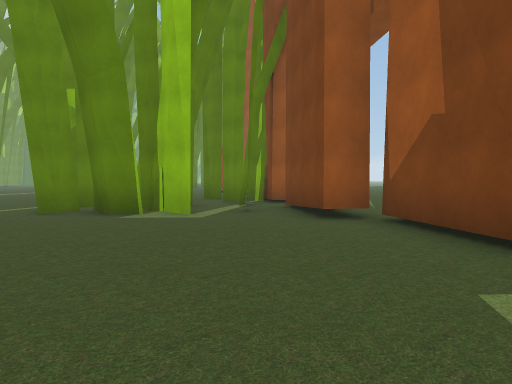
[1] (above)

24 first-person views from a walk through a 3-D level made in the Unity game engine. The camera is 1.3 m above the floor, tilts 2° down and sees 70° across. The floor is counted in squares, 2 m on a side. Each view is taken from the middle of a square. On the plan, view 1 faces up. The plan holds only what a view shows up to about 11 squares ahead; the rest is blank. The place goes on beyond the plan. The player is left out. Some surface patterns are stand-ins.

[2]
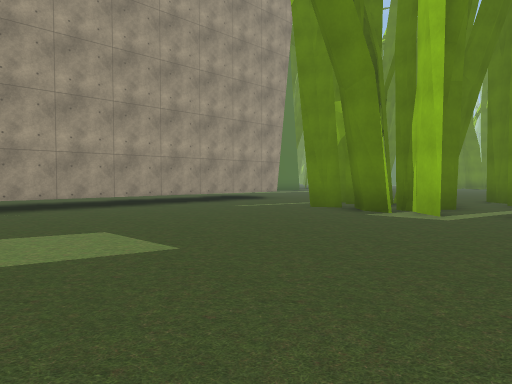

[3]
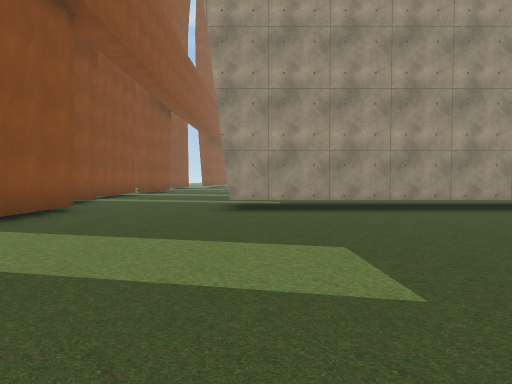

[4]
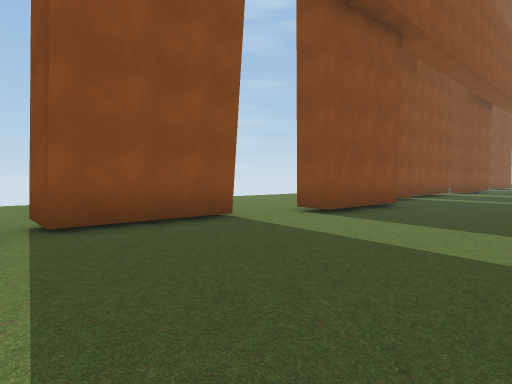

[5]
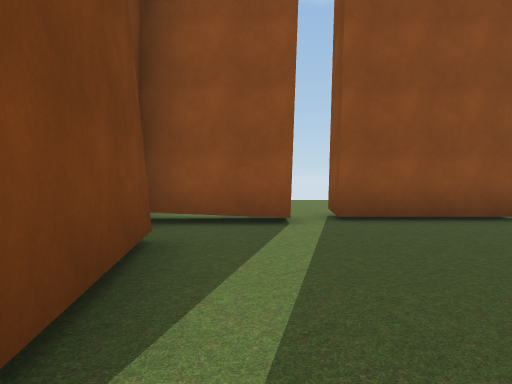

[6]
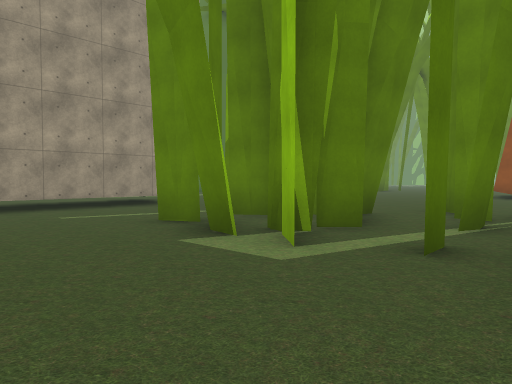

[7]
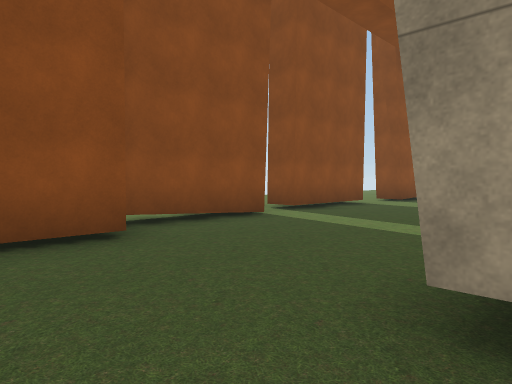

[8]
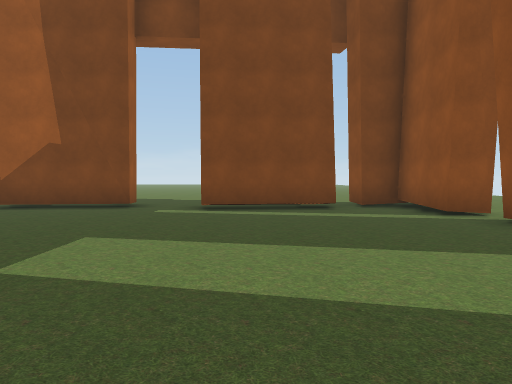

[9]
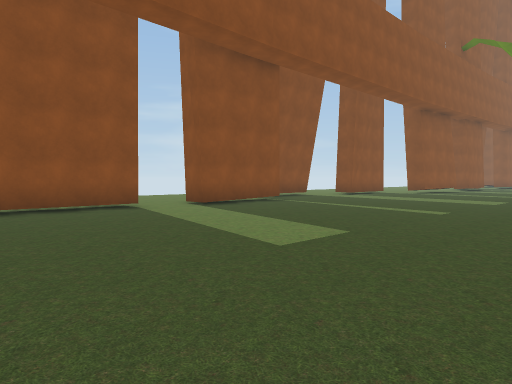

[10]
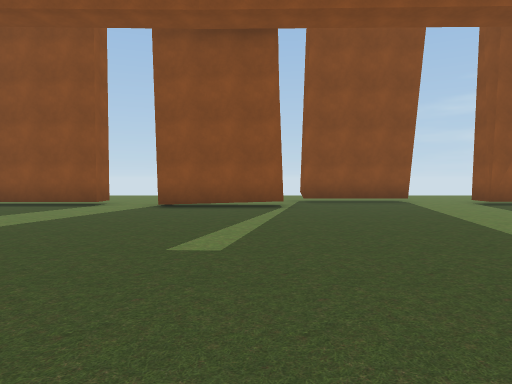

[11]
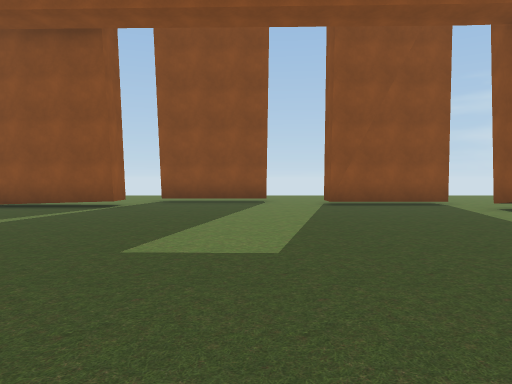

[12]
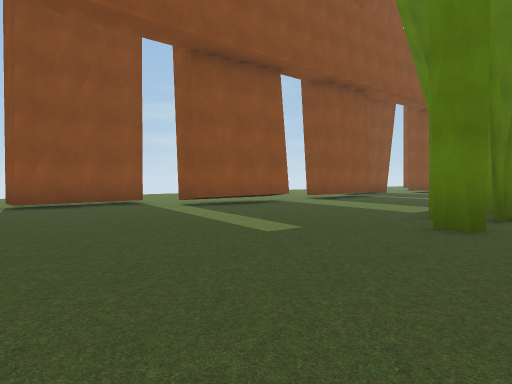

[13]
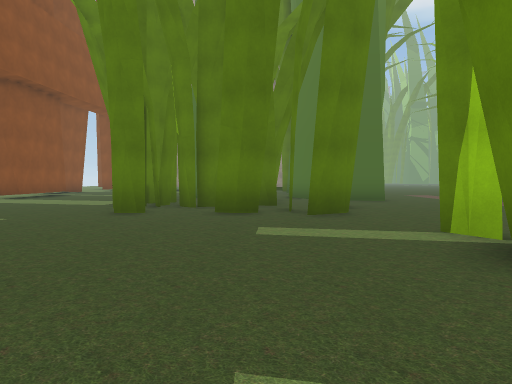

[14]
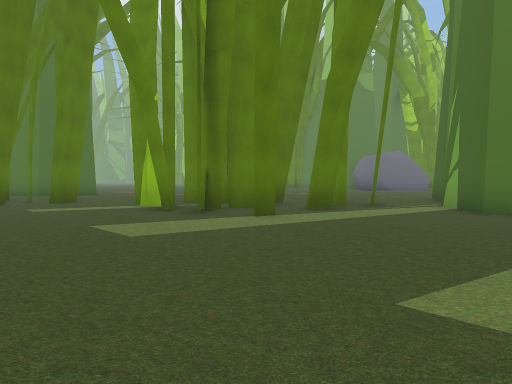

[15]
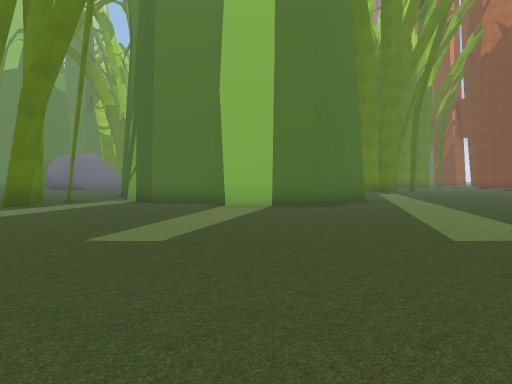

[16]
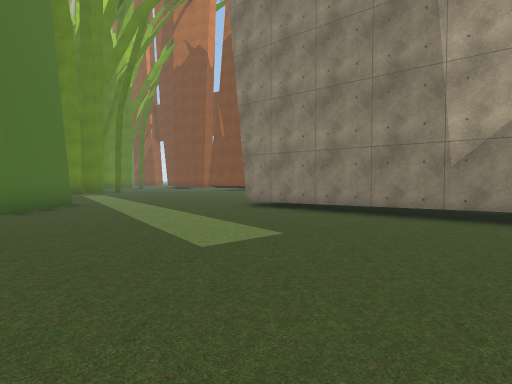

[17]
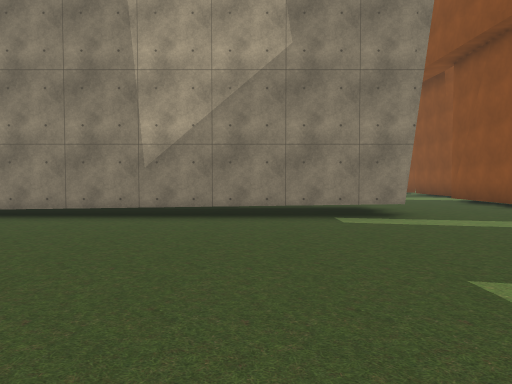

[18]
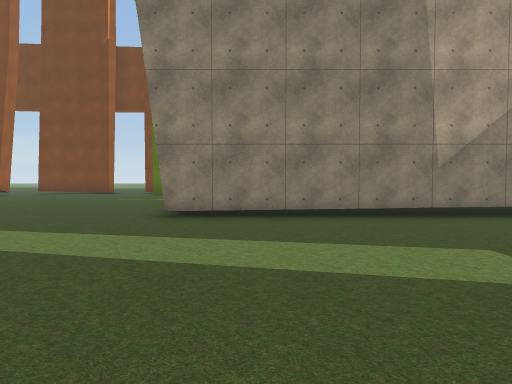

[19]
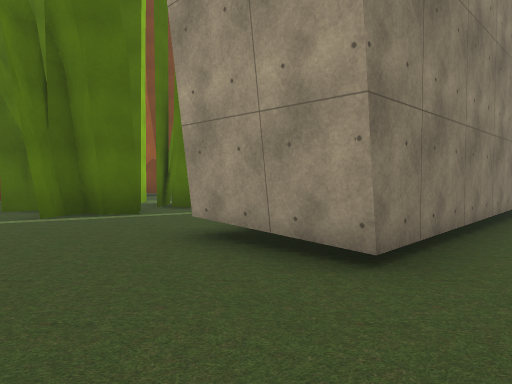

[20]
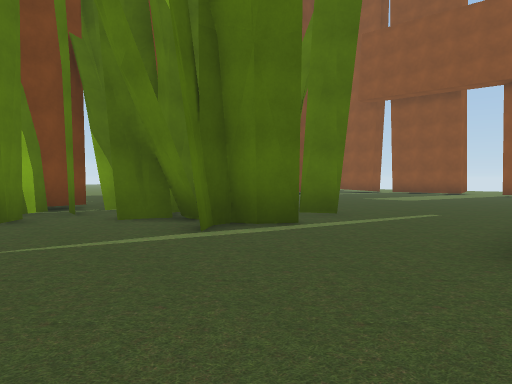

[21]
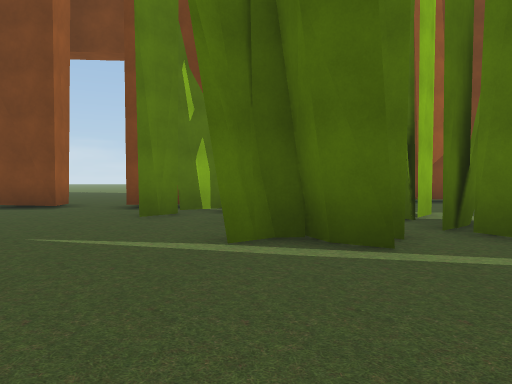

[22]
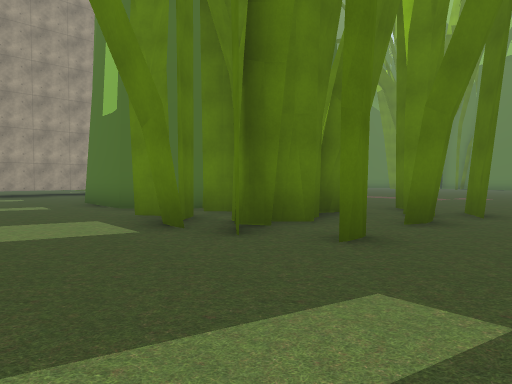

[23]
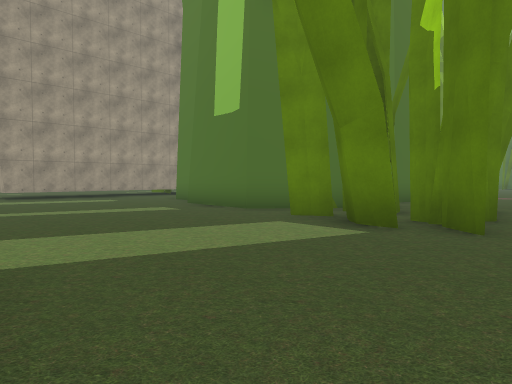

[24]
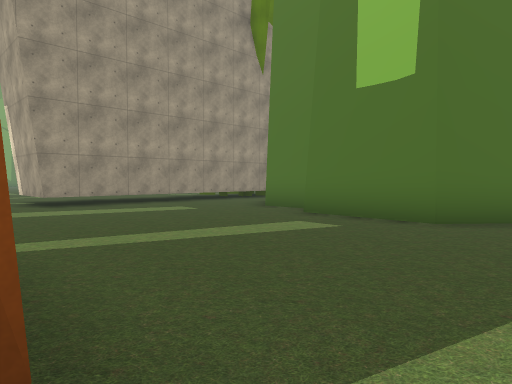

### Floor plan
Key: @ floor where view 1 was taken; # wall or solid block; x gap in a wall; . floor; T thing the floor can be seen under or through.
Columns run from 41 left of view 1 to 5 right of it. Each row starts with its distance up from view 1.
 13                    #.##     x............#
 12             ..   ..##.### ###...........##
 11          .....  ####....###.............##
 10          ......####.#................#.#.##..
  9         ##......###.............##...###.##..
  8         #...##...##.............##...###..#..
  7          ....#..................TT...###..#.
  6            #.#..................TT........##.
  5  ..### #####....................TT.........##
  4 .....###.#####..................TT..........#
  3 .........####...................TT..........#..
  2 ................................TT.............
  1 ................................TT.........#.
  0 .........................................@.#.
 -1   .........................................#.
 -2        #..##..................................
 -3            ##....................####.......#.
 -4             ..###.....###.###.####....###.###.
 -5             ..  #............. .. ....   ...
 -6                 ..###..  ..       ...   ..
 -7                                         ..
 -8                                         ..
 -9                                         ..

Where each view was taken, in squares from view 1:
view 1: 0 up, 0 right, facing up
view 2: 0 up, 1 right, facing up-left
view 3: 1 up, 0 right, facing left
view 4: 1 up, 1 right, facing down-left
view 5: 2 up, 1 right, facing down
view 6: 4 up, 1 right, facing up-left
view 7: 1 up, 6 left, facing down-left
view 8: 0 up, 6 left, facing right
view 9: 4 up, 11 left, facing down-left
view 10: 5 up, 19 left, facing down
view 11: 5 up, 23 left, facing down
view 12: 5 up, 23 left, facing down-left
view 13: 6 up, 21 left, facing left
view 14: 4 up, 17 left, facing up-left
view 15: 2 up, 16 left, facing up
view 16: 3 up, 16 left, facing up-right
view 17: 3 up, 16 left, facing right
view 18: 8 up, 16 left, facing right
view 19: 12 up, 11 left, facing down-right
view 20: 13 up, 8 left, facing down-right
view 21: 10 up, 8 left, facing right
view 22: 0 up, 26 left, facing up-left
view 23: 2 down, 28 left, facing up-left
view 24: 2 down, 32 left, facing up-left
